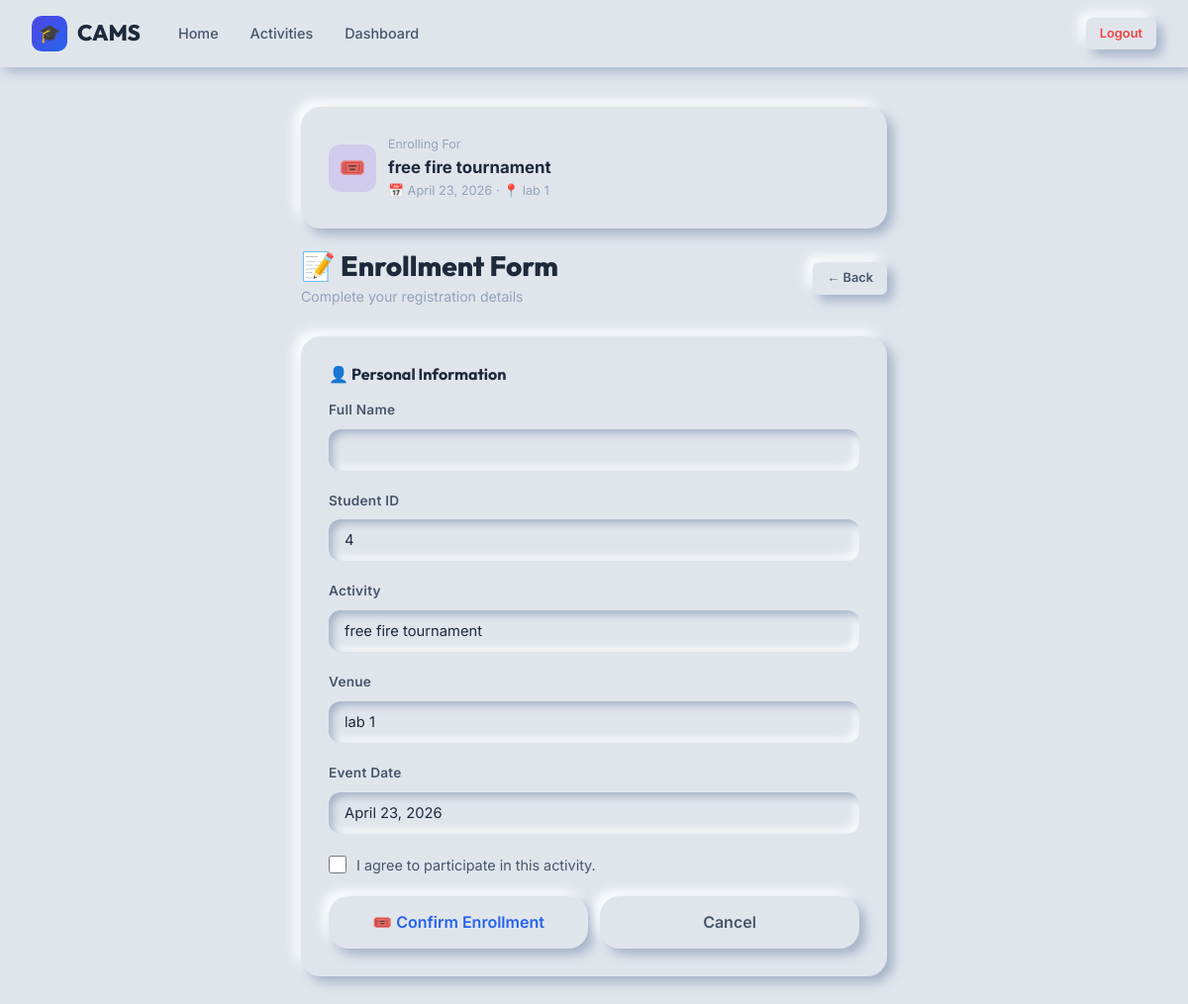
The page /enroll/1/ (signed in) on the database its author committed.
### app/models.py (models this page shows, shortened)
class Activity(models.Model):
    CATEGORY_CHOICES = (
        ('sports', 'Sports'),
        ('cultural', 'Cultural'),
        ('technical', 'Technical'),
        ('academic', 'Academic'),
    )
    STATUS_CHOICES = (
        ('pending', 'Pending'),
        ('approved', 'Approved'),
        ('rejected', 'Rejected'),
    )
    MODE_CHOICES = (
        ('online', 'Online'),
        ('offline', 'Offline'),
        ('hybrid', 'Hybrid'),
    )
    coordinator = models.ForeignKey(
        User,
        on_delete=models.CASCADE,
        related_name='activities'
    )
    title = models.CharField(max_length=200)
    category = models.CharField(
        max_length=50,
        choices=CATEGORY_CHOICES
    )
    desc = models.TextField()
    date = models.DateField()
    time = models.TimeField()
    venue = models.CharField(max_length=200)
    deadline = models.DateField()
    maxParticipants = models.IntegerField()
    mode = models.CharField(
        max_length=50,
        choices=MODE_CHOICES
    )
    contact = models.EmailField()
    status = models.CharField(
        max_length=20,
        choices=STATUS_CHOICES,
        default='pending'
    )
    tags = models.JSONField(default=list, blank=True)
    registered = models.IntegerField(default=0)
    created_at = models.DateTimeField(auto_now_add=True)

### app/views.py (the view, shortened to what this page needs)
def enroll(request, id):
    user_id = request.session.get('user_id')
    if not user_id:
        return redirect('/login/')
    user = User.objects.get(id=user_id)
    activity = Activity.objects.get(id=id)
    already = Enrollment.objects.filter(
        student=user,
        activity=activity
    ).exists()
    if already:
        return redirect('/student-dashboard/')
    return render(request, 'enroll.html', {
        'activity': activity
    })

### templates/enroll.html (shortened to what this page needs)
<!DOCTYPE html>
<html lang="en">
<head>
{% load static %}
<link rel="stylesheet" href="{% static 'css/style.css' %}">
<link rel="stylesheet" href="{% static 'css/neumorphism.css' %}">
</head>
<body>
<nav class="navbar">
  <a href="/" class="navbar-brand">
    <div class="brand-icon">🎓</div>
    CAMS
  </a>
  <ul class="navbar-nav">
    <li><a href="/">Home</a></li>
    <li><a href="/activities/">Activities</a></li>
    <li><a href="/student-dashboard/">Dashboard</a></li>
  </ul>
  <div class="navbar-actions">
    <a href="/logout/" class="btn btn-danger btn-sm">
      Logout
    </a>
  </div>
</nav>
<main class="page-container">
  <div
    class="container-sm"
    style="padding-top:40px;padding-bottom:60px"
  >
    <div
      class="card animate-fade mb-20"
      style="margin-bottom:20px"
    >
      <div
        style="display:flex;align-items:center;gap:12px"
      >
        <div
          style="width:48px;height:48px;background:rgba(124,58,237,.15);border-radius:12px;display:flex;align-items:center;justify-content:center;font-size:22px"
        >
          🎟️
        </div>
        <div>
          <div
            style="font-size:.78rem;color:var(--text-muted)"
          >
            Enrolling For
          </div>
          <div
            style="font-size:1.05rem;font-weight:700"
          >
            {{ activity.title }}
          </div>
          <div
            style="font-size:.8rem;color:var(--text-muted)"
          >
            📅 {{ activity.date }}
            · 📍 {{ activity.venue }}
          </div>
        </div>
      </div>
    </div>
    <div class="page-header animate-fade">
      <div>
        <h1 class="page-title">
          📝 Enrollment Form
        </h1>
        <p class="page-subtitle">
          Complete your registration details
        </p>
      </div>
      <a
        href="/activities/"
        class="btn btn-ghost btn-sm"
      >
        ← Back
      </a>
    </div>
    <div class="card animate-slide">
      <form
        method="POST"
        action=""
      >
        <h3
          style="font-size:1rem;font-weight:700;margin-bottom:16px"
        >
          👤 Personal Information
        </h3>
        <div class="grid-2" style="gap:16px">
          <div class="form-group">
            <label class="form-label">
              Full Name
            </label>
            <input
              type="text"
              class="form-control"
              value="{{ request.session.name }}"
              readonly
            />
          </div>
          <div class="form-group">
            <label class="form-label">
              Student ID
            </label>
            <input
              type="text"
              class="form-control"
              value="{{ request.session.user_id }}"
              readonly
            />
          </div>
        </div>
        <div class="form-group">
          <label class="form-label">
            Activity
          </label>
          <input
            type="text"
            class="form-control"
            value="{{ activity.title }}"
            readonly
          />
        </div>
        <div class="form-group">
          <label class="form-label">
            Venue
          </label>
          <input
            type="text"
            class="form-control"
            value="{{ activity.venue }}"
            readonly
          />
        </div>
        <div class="form-group">
          <label class="form-label">
            Event Date
          </label>
          <input
            type="text"
            class="form-control"
            value="{{ activity.date }}"
            readonly
          />
        </div>
        <div class="form-group">
          <label class="form-check">
            <input
              type="checkbox"
              required
            />
            <span class="form-check-label">
              I agree to participate in this activity.
            </span>
          </label>
        </div>
        <div
          style="display:flex;gap:12px;flex-wrap:wrap"
        >
          <button
            type="submit"
            class="btn btn-primary btn-lg"
            style="flex:1"
          >
            🎟️ Confirm Enrollment
          </button>
          <a
            href="/activities/"
            class="btn btn-ghost btn-lg"
            style="flex:1;text-align:center"
          >
            Cancel
          </a>
        </div>
      </form>
    </div>
  </div>
</main>
</body>
</html>

### static/css/neumorphism.css (style rules this page uses)
:root { --neu-bg: #e0e5ec; --neu-shadow-drk: #a3b1c6; --neu-shadow-lgt: #ffffff; --text-primary: #1e293b; --text-secondary: #475569; --text-muted: #94a3b8; --primary: #2563eb; }
body { background: var(--neu-bg) !important; color: var(--text-primary) !important; min-height: 100vh; }
.card, .auth-card, .modal, .activity-card, .opt-b-card { background: var(--neu-bg) !important; box-shadow: 6px 6px 12px var(--neu-shadow-drk), -6px -6px 12px var(--neu-shadow-lgt) !important; border: none !important; color: var(--text-primary); }
.form-control, select, .search-input-wrap input, .filter-select { background: var(--neu-bg) !important; color: var(--text-primary) !important; border: none !important; box-shadow: inset 4px 4px 8px var(--neu-shadow-drk), inset -4px -4px 8px var(--neu-shadow-lgt) !important; }
.btn-primary, .btn-outline, .btn-neumorphic, .btn-success, .btn-ghost, .btn-danger { background: var(--neu-bg) !important; border: none !important; box-shadow: 6px 6px 12px var(--neu-shadow-drk), -6px -6px 12px var(--neu-shadow-lgt) !important; transition: all 0.2s ease; font-weight: 600; }
.btn-primary { color: var(--primary) !important; }
.btn-danger { color: #ef4444 !important; }
.btn-ghost { color: var(--text-secondary) !important; }
.navbar { background: var(--neu-bg) !important; border-bottom: none; box-shadow: 4px 4px 12px var(--neu-shadow-drk); }
.navbar-brand, .nav-icon { color: var(--text-primary) !important; }

### rows shown on the page
Activity: title "free fire tournament", date "April 23, 2026", venue "lab 1"
